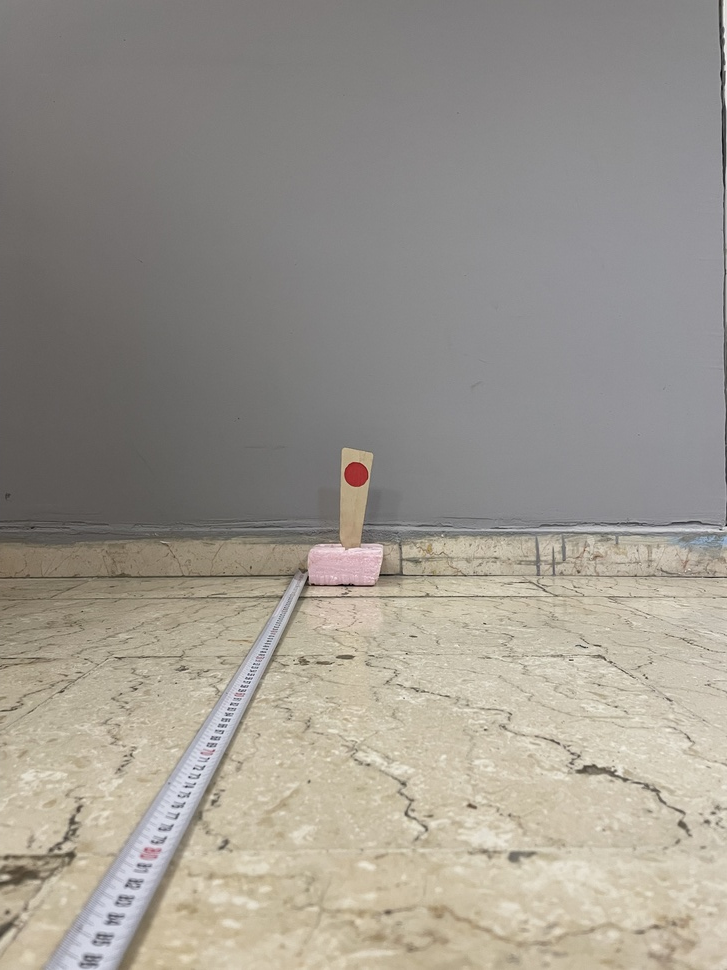
#> input picture ucak_falan/bilim_aq/bruhullah106.jpeg, 727 x 970 px, shrunk from 3024 x 4032 before the run, found by its file name
$ python bilimsel.py
#> lines starting #> are read from the running program, lines starting #| are printed output that depends on the picture; after the words box and inside, x2 and y2 are one past the last pixel; in counts of white or black regions, pixels touching at a corner belong together
import cv2
import numpy as np

im_path = "/Users/yigitcaneroglu/cuaqcu/ai_falan/ucak_falan/bilim_aq/bruhullah106.jpeg"
### kullanilan foto 960p

#blurring and smoothin
img1=cv2.imread(im_path,)
#> img1 is the input picture: shape (970, 727, 3); mean B, G, R 142.4, 150.9, 156
hsv = cv2.cvtColor(img1,cv2.COLOR_BGR2HSV)
#> hsv: shape (970, 727, 3); mean H, S, V 43.3, 22, 156.7
#lower red
lower_red = np.array([0,50,50])
upper_red = np.array([10,255,255])
#upper red
lower_red2 = np.array([170,50,50])
upper_red2 = np.array([180,255,255])
mask = cv2.inRange(hsv, lower_red, upper_red)
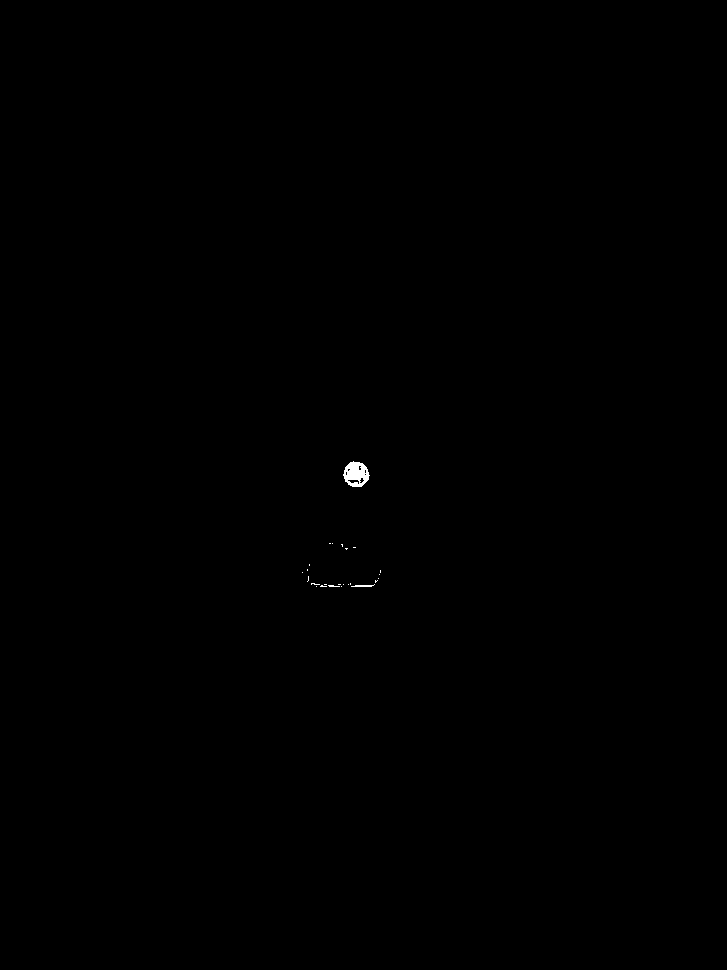
#> mask: shape (970, 727); 0.08% white; 25 white regions (23 under 20 px), largest, box (x1, y1, x2, y2) and area: (343, 461, 370, 487) 463, (351, 584, 375, 587) 41
res = cv2.bitwise_and(img1,img1, mask= mask)
mask2 = cv2.inRange(hsv, lower_red2, upper_red2)
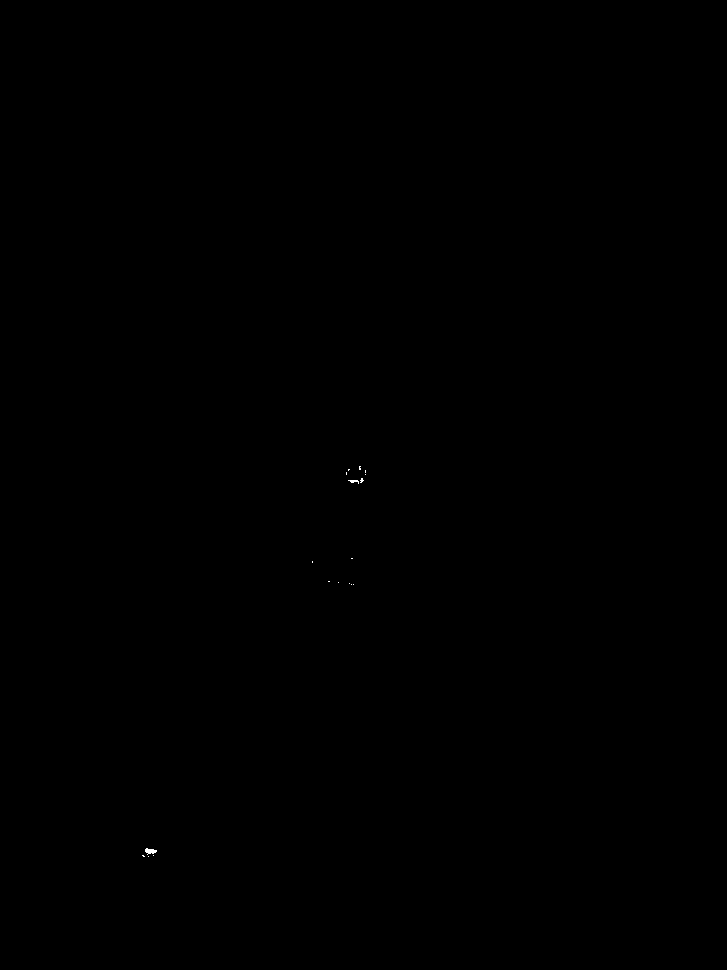
#> mask2: shape (970, 727); 0.02% white in thin lines or dots, all inside (x1, y1, x2, y2) = (142, 466, 366, 857)
res2 = cv2.bitwise_and(img1,img1, mask= mask2)
img3 = res+res2
duble_blured = cv2.blur(img3,(5,5))


### smoothed 2 aslinda blurlu ve sadece kirmizi bolgeleri filtreliyor

cv2.imwrite("/Users/yigitcaneroglu/cuaqcu/ai_falan/ucak_falan/bilim_aq/1bruhullah106.jpeg", duble_blured)
